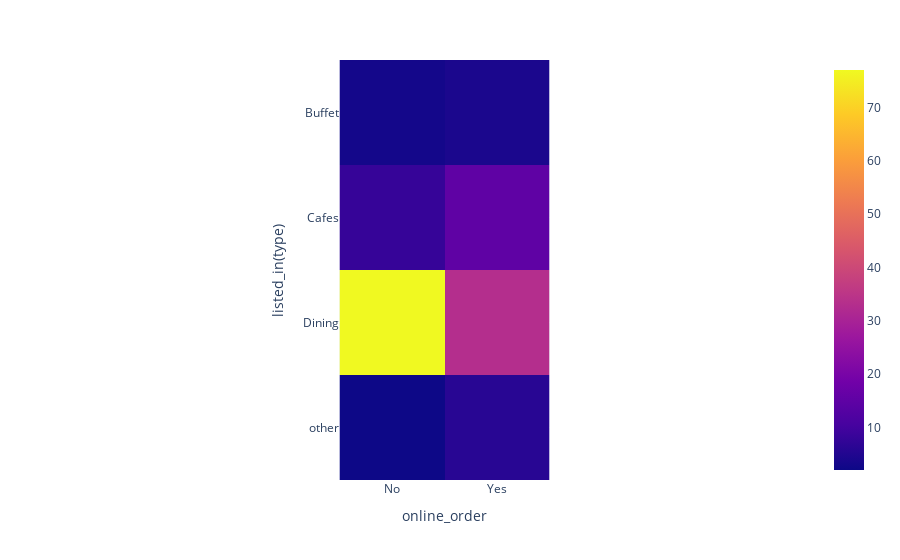

Source (notebook cell):
### Code cell
fig = px.imshow(pivot_table) ## For Heatmap
fig.show()

### Figure 1 — Plotly figure (JSON) as saved in the notebook; plotly's stock layout.template omitted (floating-point values rounded to 4 significant figures)
{"data": [{"coloraxis": "coloraxis", "hovertemplate": "online_order: %{x}<br>listed_in(type): %{y}<br>color: %{z}<extra></extra>", "name": "0", "type": "heatmap", "x": ["No", "Yes"], "xaxis": "x", "y": ["Buffet", "Cafes", "Dining", "other"], "yaxis": "y", "z": [[3, 4], [8, 15], [77, 33], [2, 6]]}], "layout": {"coloraxis": {"colorscale": [[0, "#0d0887"], [0.1111, "#46039f"], [0.2222, "#7201a8"], [0.3333, "#9c179e"], [0.4444, "#bd3786"], [0.5556, "#d8576b"], [0.6667, "#ed7953"], [0.7778, "#fb9f3a"], [0.8889, "#fdca26"], [1, "#f0f921"]]}, "margin": {"t": 60}, "xaxis": {"anchor": "y", "constrain": "domain", "domain": [0, 1], "scaleanchor": "y", "title": {"text": "online_order"}}, "yaxis": {"anchor": "x", "autorange": "reversed", "constrain": "domain", "domain": [0, 1], "title": {"text": "listed_in(type)"}}}}
